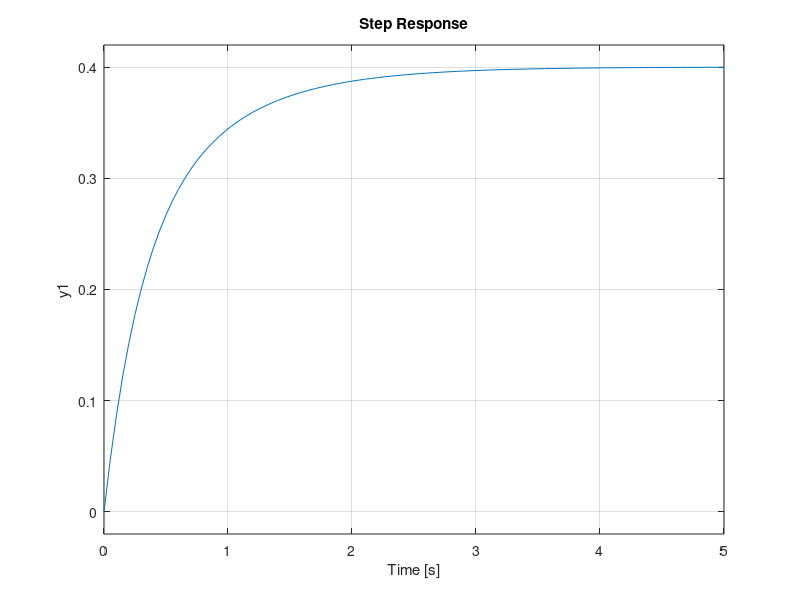

Write MATLAB code to recreate this figure.
close all; clc; clear;
%% Lista 2 - Ex 2
% Considere o sistema com realimentação descrito na Figura abaixo
% (figura)

num1 = 1;
den1 = [1 1];
controlador = tf(num1, den1)

num2 = [1 2];
den2 = [1 3];
planta = tf(num2, den2)
disp('-----------------------------------')

%% (a) Calcule a função transferência em malha
% fechada usando as funções series e feedback.
disp('(a)')
Serie = series(controlador, planta)
Feedback = feedback(Serie, 1)

%% (b) Obtenha a resposta ao degrau unitário
% do sistema em malha fechada com a função 
% step e verifique que o valor final da saída
% é 2/5.
figure(1)
step(Feedback)
grid on

